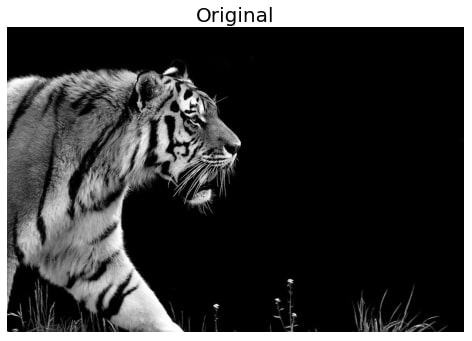
#> input picture tiger.jpg, 472 x 341 px, found by its file name
$ python edge_detecttion.py
#> lines starting #> are read from the running program, lines starting #| are printed output that depends on the picture
import cv2
import numpy as np
import matplotlib.pyplot as plt

img = cv2.imread('tiger.jpg', 0)
#> img is the input picture: shape (341, 472); min 0, max 255, mean 62.1


edges = cv2.Canny(img, 100, 200)
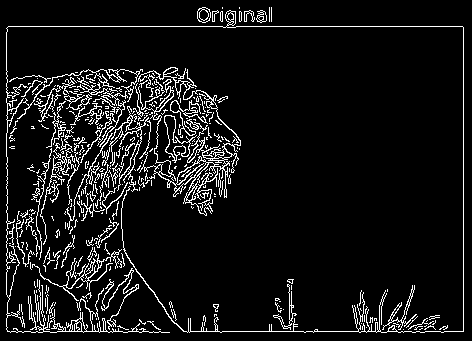
#> edges: shape (341, 472); 8.1% white in thin lines or dots

img1 = cv2.hconcat([img,edges])
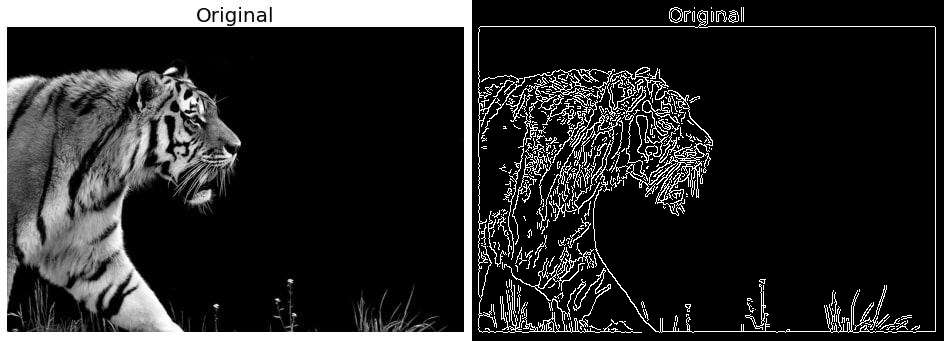
#> img1: shape (341, 944); min 0, max 255, mean 41.4
cv2.imshow('edge',img1)
cv2.waitKey(0)

$ run again, with 0.1.jpg copied over tiger.jpg
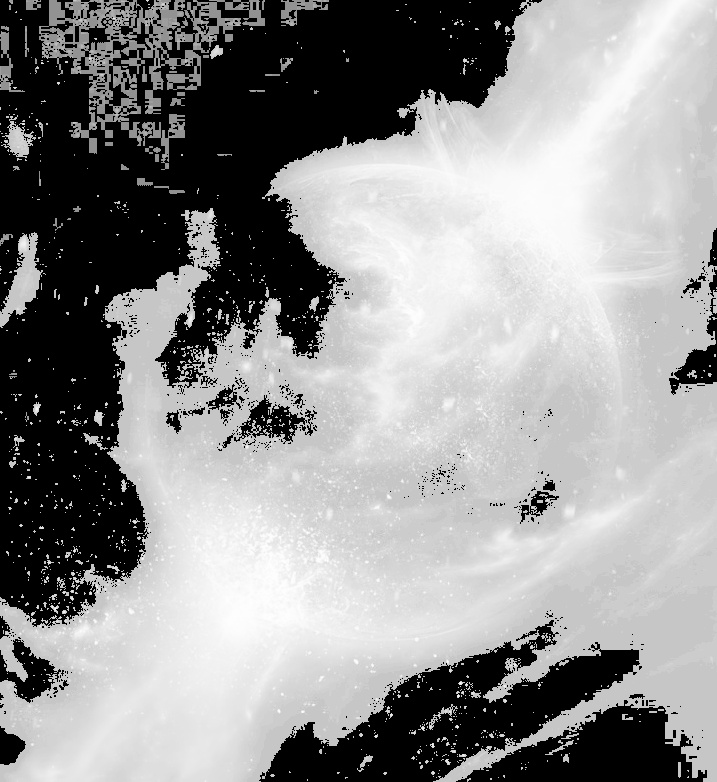
#> input picture 0.1.jpg, 717 x 782 px, found by its file name
#> img is the input picture: shape (782, 717); min 0, max 255, mean 145.7
#> `edges = cv2.Canny(img, 100, 200)`:
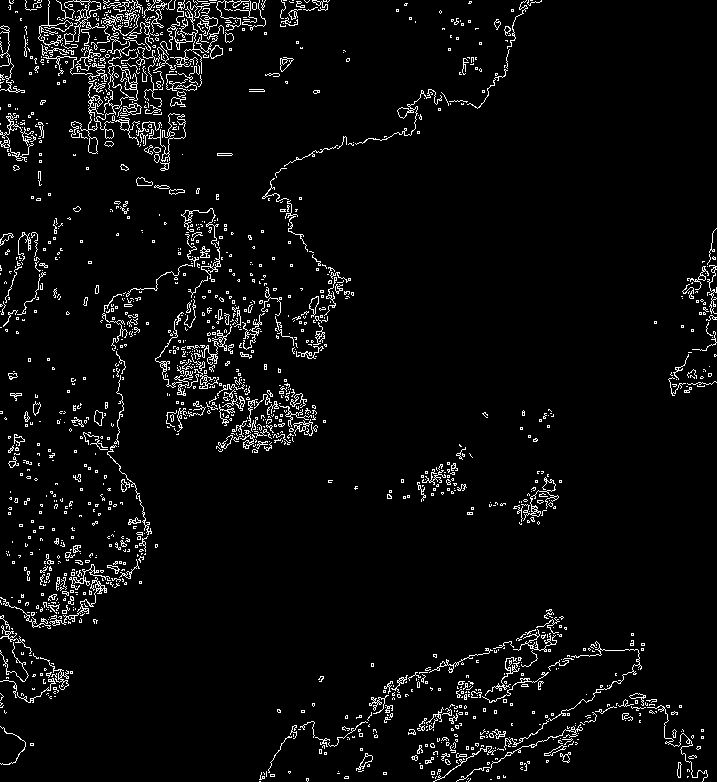
#> edges: shape (782, 717); 4.5% white in thin lines or dots
#> `img1 = cv2.hconcat([img,edges])`:
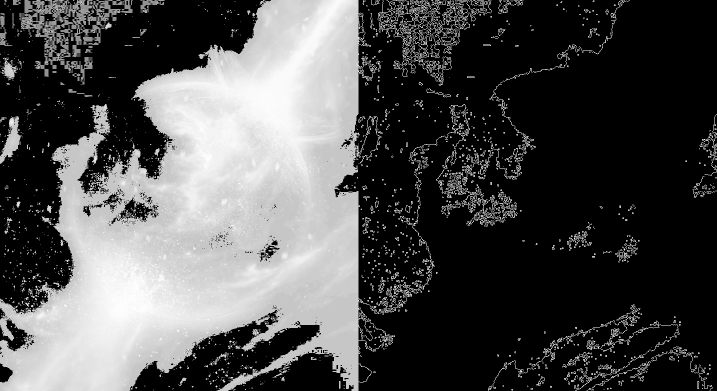
#> img1: shape (782, 1434) (shown at 1/2 size); min 0, max 255, mean 78.5
